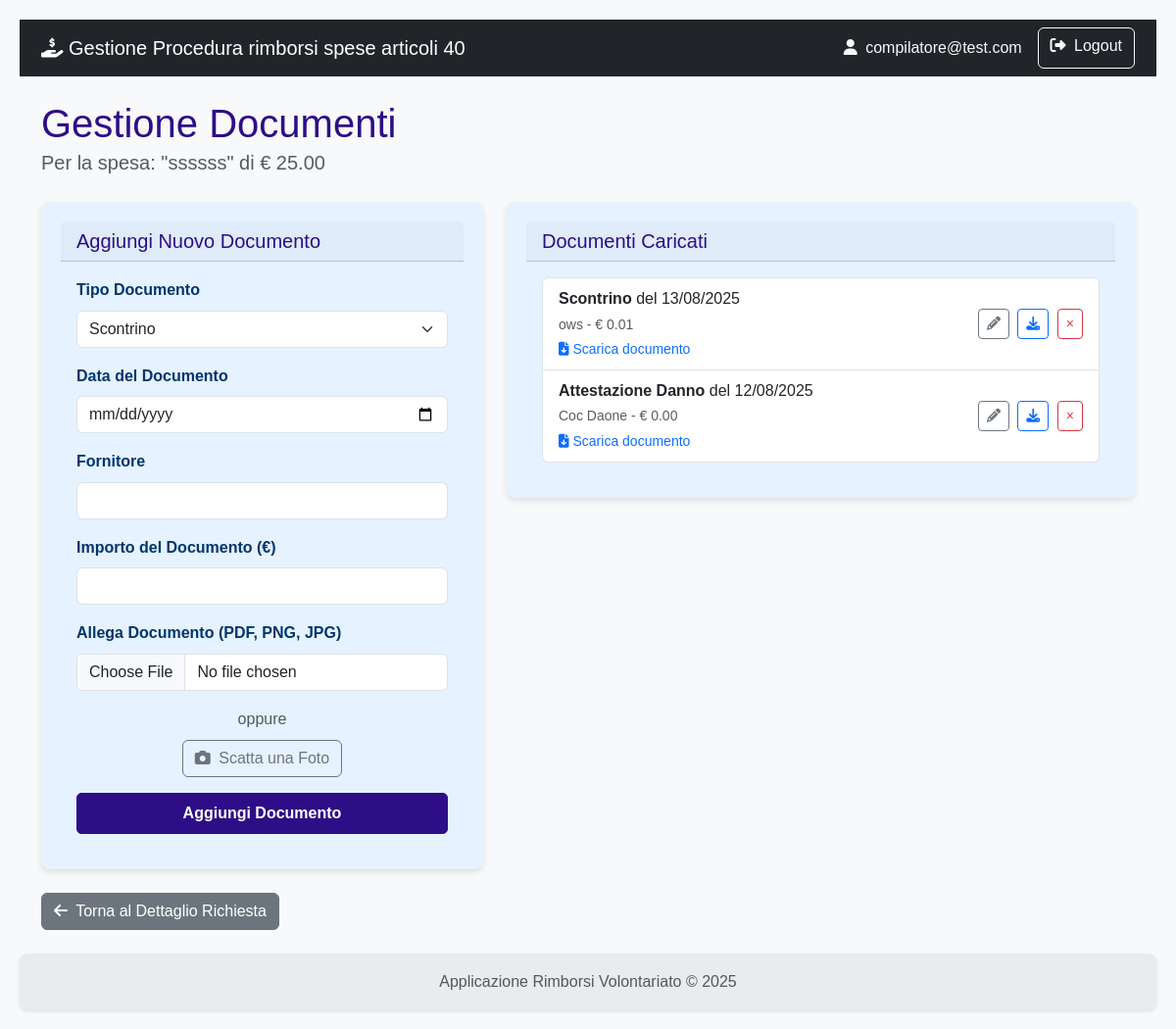
Before: /richiesta/spese/14/documenti (signed in) with the older database file.
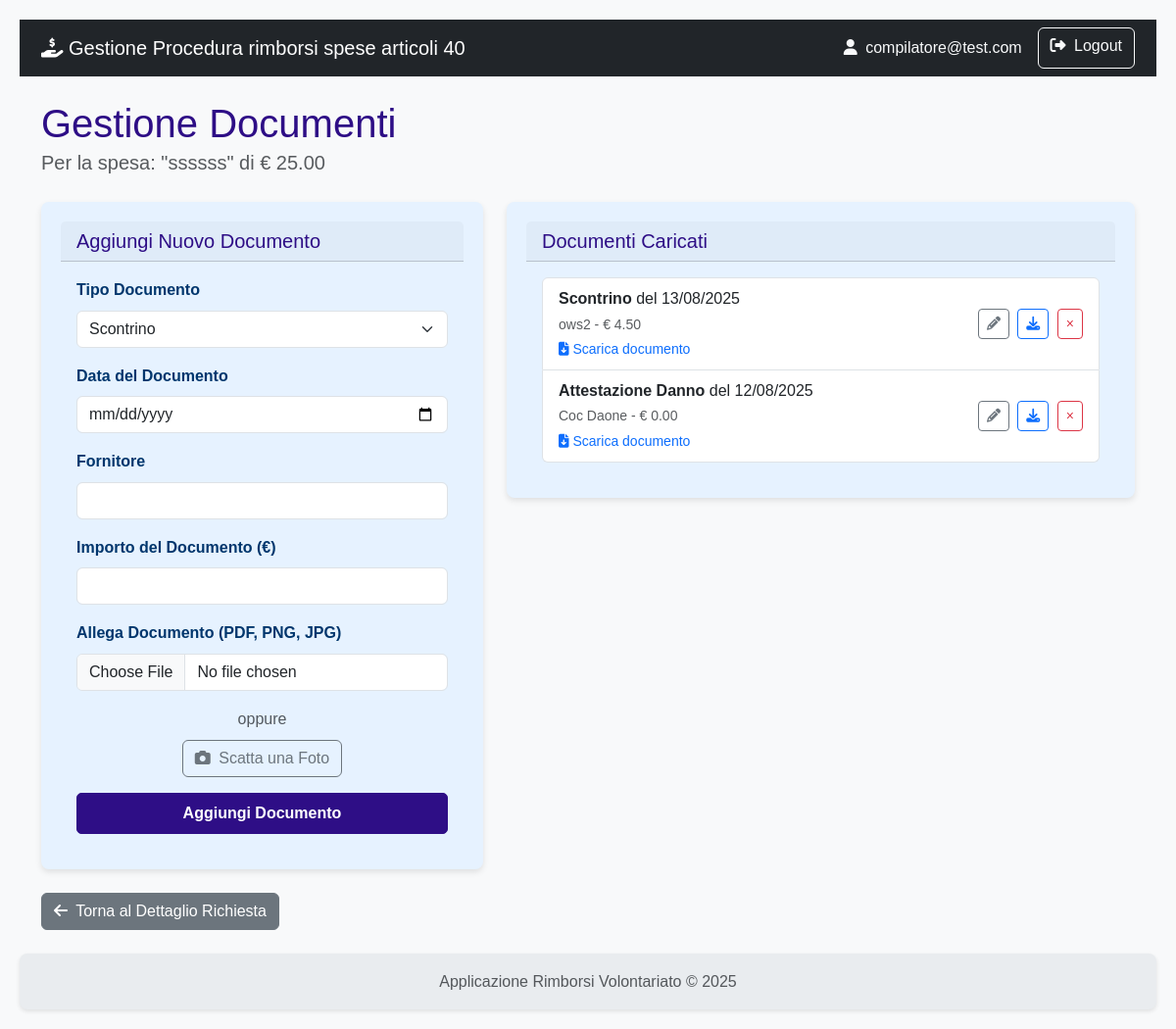
After: the same page with the newer database file.
### rimborsi/models.py (models this page shows)
class User(db.Model, UserMixin):
    id = db.Column(db.Integer, primary_key=True)
    username = db.Column(db.String(80), nullable=False)
    email = db.Column(db.String(120), nullable=False)
    password_hash = db.Column(db.String(120), nullable=False)
    role = db.Column(db.String(20), nullable=False)
    organizzazioni = db.relationship('Organizzazione', secondary=associazione_utente_organizzazione, back_populates='utenti_compilatori')
    __table_args__ = (
        db.UniqueConstraint('username', name='uq_user_username'),
        db.UniqueConstraint('email', name='uq_user_email'),
    )

class Spesa(db.Model):
    id = db.Column(db.Integer, primary_key=True)
    data_spesa = db.Column(db.Date, nullable=False)
    categoria = db.Column(db.String(1), nullable=False)
    descrizione_spesa = db.Column(db.String(250))
    importo_richiesto = db.Column(db.Float, nullable=False)
    importo_approvato = db.Column(db.Float)
    note_istruttoria = db.Column(db.Text)
    richiesta_id = db.Column(db.Integer, db.ForeignKey('richiesta.id'), nullable=False)
    documenti = db.relationship('DocumentoSpesa', backref='spesa', lazy=True, cascade="all, delete-orphan")
    impiego_id = db.Column(db.Integer, db.ForeignKey('impiego_mezzo_attrezzatura.id'), nullable=True)

class DocumentoSpesa(db.Model):
    id = db.Column(db.Integer, primary_key=True)
    data_documento = db.Column(db.Date, nullable=False)
    fornitore = db.Column(db.String(150))
    importo_documento = db.Column(db.Float, nullable=False)
    tipo_documento = db.Column(db.String(50))
    verificato = db.Column(db.Boolean, default=False)
    note_istruttoria = db.Column(db.Text, nullable=True)
    spesa_id = db.Column(db.Integer, db.ForeignKey('spesa.id'), nullable=False)
    nome_file = db.Column(db.String(255), nullable=True) # Campo per il nome del file salvato
    def get_tipo_documento_display(self):
        tipo = {
            'A': 'Scontrino',
            'B': 'Fattura',
            'C': 'Autorizzazione',
            'D': 'Attestazione Danno'
        }
        return tipo.get(self.tipo_documento, self.tipo_documento)

### rimborsi/richiesta/routes.py (the view)
@richiesta_bp.route('/spese/<int:spesa_id>/documenti', methods=['GET'])
@login_required
def lista_documenti(spesa_id):
    spesa = Spesa.query.get_or_404(spesa_id)
    richiesta = spesa.richiesta  # Accedi alla richiesta associata a questa spesa
    form = DocumentoSpesaForm() # Form per aggiungere nuovi documenti
    return render_template('richiesta/lista_documenti.html', spesa=spesa, form=form, richiesta=richiesta)

### rimborsi/richiesta/forms.py (shortened to what this page needs)
class DocumentoSpesaForm(FlaskForm):
    tipo_documento = SelectField('Tipo Documento', choices=[
        ('A', 'Scontrino'),
        ('B', 'Fattura'),
        ('C', 'Autorizzazione'),
        ('D', 'Attestazione Danno')
    ], validators=[DataRequired()])
    data_documento = DateField('Data del Documento', format='%Y-%m-%d', validators=[DataRequired()])
    fornitore = StringField('Fornitore', validators=[Optional(), Length(max=150)])
    importo_documento = FloatField('Importo del Documento (€)', validators=[Optional()])
    allegato = FileField('Allega Documento (PDF, PNG, JPG)', validators=[
        FileAllowed(['pdf', 'png', 'jpg', 'jpeg'], 'Sono ammessi solo file PDF, PNG e JPG!')
    ])
    submit = SubmitField('Aggiungi Documento')

### rimborsi/templates/richiesta/lista_documenti.html (shortened to what this page needs)
{% extends 'base.html' %}
{% block content %}
    <div class="mb-4">
        <h1 class="mb-0">Gestione Documenti</h1>
        <p class="lead text-muted">Per la spesa: "{{ spesa.descrizione_spesa }}" di € {{ "%.2f"|format(spesa.importo_richiesto) }}</p>
    </div>
    <div class="row g-4">
        {% include 'partials/_form_aggiungi_documento.html' %}
        {% include 'partials/_lista_documenti_caricati.html' %}
    </div>
    <div class="mt-4">
    <a href="{{ url_for('richiesta.dettaglio_richiesta', richiesta_id=spesa.richiesta_id) }}" class="btn btn-secondary">
        <i class="fas fa-arrow-left me-1"></i> Torna al Dettaglio Richiesta
    </a>
    </div>
{% endblock %}

### rimborsi/templates/base.html (shortened to what this page needs)
<!doctype html>
<html lang="it" class="h-100">
<head>
    <link href="https://cdn.jsdelivr.net/npm/bootstrap@5.3.3/dist/css/bootstrap.min.css" rel="stylesheet" xintegrity="sha384-QWTKZyjpPEjISv5WaRU9OFeRpok6YctnYmDr5pNlyT2bRjXh0JMhjY6hW+ALEwIH">
    <link rel="stylesheet" href="https://cdnjs.cloudflare.com/ajax/libs/font-awesome/6.5.2/css/all.min.css" xintegrity="sha512-SnH5WK+bZxgPHs44uWIX+LLJAJ9/2PkPKZ5QiAj6Ta86w+fsb2TkcmfRyVX3pBnMFcV7oQPJkl9QevSCWr3W6A==" />
    <link rel="stylesheet" href="{{ url_for('static', filename='css/styles.css') }}">
</head>
<body>
    <nav class="navbar navbar-expand-lg navbar-dark bg-dark">
        <div class="container">
            <a class="navbar-brand" href="{{ url_for('auth.index') }}">
                <i class="fas fa-hand-holding-dollar"></i>
                Gestione Procedura rimborsi spese articoli 40
            </a>
            <div class="collapse navbar-collapse" id="navbarNav">
                <div class="d-flex ms-auto">
                    {% if current_user.is_authenticated %}
                        <span class="navbar-text me-3 text-light">
                            <i class="fas fa-user me-1"></i> {{ current_user.email }}
                        </span>
                        <a href="{{ url_for('auth.logout') }}" class="btn btn-outline-light">
                            <i class="fas fa-sign-out-alt me-1"></i> Logout
                        </a>
                    {% else %}
                        <a href="{{ url_for('auth.registrati') }}" class="btn btn-outline-light me-2">Registrati</a>
                        <a href="{{ url_for('auth.login') }}" class="btn btn-outline-light">Login</a>
                    {% endif %}
                </div>
            </div>
        </div>
    </nav>
    <main class="container my-4">
        {% block content %}{% endblock %}
    </main>
    <footer class="footer mt-auto py-3">
        <div class="container text-center">
            <span class="text-muted">Applicazione Rimborsi Volontariato &copy; 2025</span>
        </div>
    </footer>
</body>
</html>

### rimborsi/templates/partials/_form_aggiungi_documento.html (shortened to what this page needs)
<div class="col-md-5">
    <div class="card shadow-sm">
        <div class="card-header"><h5 class="mb-0">Aggiungi Nuovo Documento</h5></div>
        <div class="card-body">
            <form action="{{ url_for('richiesta.crea_documento', spesa_id=spesa.id) }}" method="POST" novalidate enctype="multipart/form-data">
                <div class="mb-3">
                    {{ form.tipo_documento.label(class="form-label fw-bold") }}
                    {{ form.tipo_documento(class="form-select") }}
                </div>
                <div class="mb-3">
                    {{ form.data_documento.label(class="form-label fw-bold") }}
                    {{ form.data_documento(class="form-control", type="date") }}
                </div>
                <div class="mb-3">
                    {{ form.fornitore.label(class="form-label fw-bold") }}
                    {{ form.fornitore(class="form-control") }}
                </div>
                <div class="mb-3" id="importo-container">
                    {{ form.importo_documento.label(class="form-label fw-bold") }}
                    {{ form.importo_documento(class="form-control") }}
                </div>
                <div class="mb-3">
                    {{ form.allegato.label(class="form-label fw-bold") }}
                    {{ form.allegato(class="form-control") }}
                </div>
                <div class="mb-3 text-center">
                    <span class="text-muted">oppure</span><br>
                    <button type="button" class="btn btn-outline-secondary mt-2" data-bs-toggle="modal" data-bs-target="#cameraModal" {% if richiesta.stato != 'A' %}disabled{% endif %}>
                         <i class="fas fa-camera me-1"></i> Scatta una Foto
                    </button>
                </div>
                {% if richiesta.stato == 'A' %}
                    {{ form.submit(class="btn btn-primary w-100") }}
                {% else %}
                    <button type="button" class="btn btn-primary w-100" disabled>Aggiungi Documento</button>
                    <small class="text-danger d-block text-center mt-2">La richiesta non è in stato di bozza. Non è possibile aggiungere documenti.</small>
                {% endif %}
            </form>
        </div>
    </div>
</div>

### rimborsi/templates/partials/_lista_documenti_caricati.html
<div class="col-md-7">
    <div class="card shadow-sm">
        <div class="card-header"><h5 class="mb-0">Documenti Caricati</h5></div>
        <div class="card-body">
            <ul class="list-group">
                {% for doc in spesa.documenti %}
                <li class="list-group-item d-flex justify-content-between align-items-center">
                    <div>
                        <strong>{{ doc.get_tipo_documento_display() }}</strong> del {{ doc.data_documento.strftime('%d/%m/%Y') }}
                        <br>
                        <small class="text-muted">{{ doc.fornitore or 'N/D' }} - &euro; {{ "%.2f"|format(doc.importo_documento) if doc.importo_documento is not none else 'N/A' }}</small>
                        {% if doc.nome_file %}
                        <br>
                        <small>
                            <a href="{{ url_for('richiesta.download_documento', documento_id=doc.id) }}" class="text-primary">
                                <i class="fas fa-file-download me-1"></i>Scarica documento
                            </a>
                        </small>
                        {% endif %}
                    </div>
                    <div class="ms-2">
                        <a href="{{ url_for('richiesta.modifica_documento', spesa_id=spesa.id ,  documento_id=doc.id) }}"
                           class="btn btn-sm btn-outline-secondary me-1"
                           title="Modifica"
                           {% if richiesta.stato != 'A' %} style="pointer-events: none; opacity: 0.65;" aria-disabled="true" {% endif %}>
                            <i class="fas fa-pencil-alt"></i>
                        </a>
                        {% if doc.nome_file %}
                        <a href="{{ url_for('richiesta.download_documento', documento_id=doc.id) }}" class="btn btn-sm btn-outline-primary me-1" title="Scarica">
                            <i class="fas fa-download"></i>
                        </a>
                        {% endif %}
                        <form action="{{ url_for('richiesta.cancella_documento', documento_id=doc.id) }}" method="POST" class="d-inline">
                            <button type="submit" class="btn btn-sm btn-outline-danger"
                                    onclick="return confirm('Sei sicuro?');"
                                    {% if richiesta.stato != 'A' %}disabled title="Non puoi cancellare documenti quando la richiesta non è in bozza"{% endif %}>&times;</button>
                        </form>
                    </div>
                </li>
                {% else %}
                <li class="list-group-item text-center text-muted">Nessun documento inserito per questa spesa.</li>
                {% endfor %}
            </ul>
        </div>
    </div>
</div>

### rimborsi/static/css/styles.css (style rules this page uses)
:root { --color-primary: #2e0e86; --color-primary-hover: #142fca; --color-text-light: #ffffff; --color-card-bg: #e6f2ff; --color-card-text: #00366d; --color-bg: #f4f4f4; --color-text-dark: #333; --color-link: #0055a4; --border-radius: 8px; --box-shadow: 0 2px 4px rgba(0, 0, 0, 0.1); --box-shadow-card: 0 3px 6px rgba(0, 0, 0, 0.1); --transition-standard: all 0.3s ease; }
body { font-family: Arial, sans-serif; background-color: var(--color-bg); color: var(--color-text-dark); margin: 0; padding: 20px; line-height: 1.6; }
h1, h2, h3, h4, h5, h6 { color: var(--color-primary); margin-top: 0; }
a { color: var(--color-link); text-decoration: none; }
.btn-primary { background-color: var(--color-primary) !important; border-color: var(--color-primary) !important; color: var(--color-text-light) !important; font-weight: bold !important; text-decoration: none !important; display: inline-flex !important; align-items: center !important; justify-content: center !important; padding: 0.5rem 1rem !important; border-radius: 5px !important; transition: var(--transition-standard) !important; cursor: pointer; }
.card { flex: 1; background-color: var(--color-card-bg); color: var(--color-card-text); border-radius: var(--border-radius); padding: 20px; box-shadow: var(--box-shadow-card); transition: transform 0.2s ease-in-out; border: none; }
.card-body i { transition: var(--transition-standard); }
.shadow-sm { box-shadow: var(--box-shadow-card) !important; }
.text-center { text-align: center; }
.footer { display: flex; justify-content: left; gap: 20px; background-color: var(--color-primary); padding: 15px 20px; border-radius: var(--border-radius); margin-top: 20px; box-shadow: var(--box-shadow); }

### rimborsi/templates/base.html (style rules this page uses)
body { display: flex; flex-direction: column; min-height: 100vh; background-color: #f8f9fa; }
main { flex: 1; }
.footer { background-color: #e9ecef; }

Changed rows visible on the page:
changed DocumentoSpesa "Scontrino": fornitore "ows" → "ows2"; importo_documento "0.01" → "4.50"
